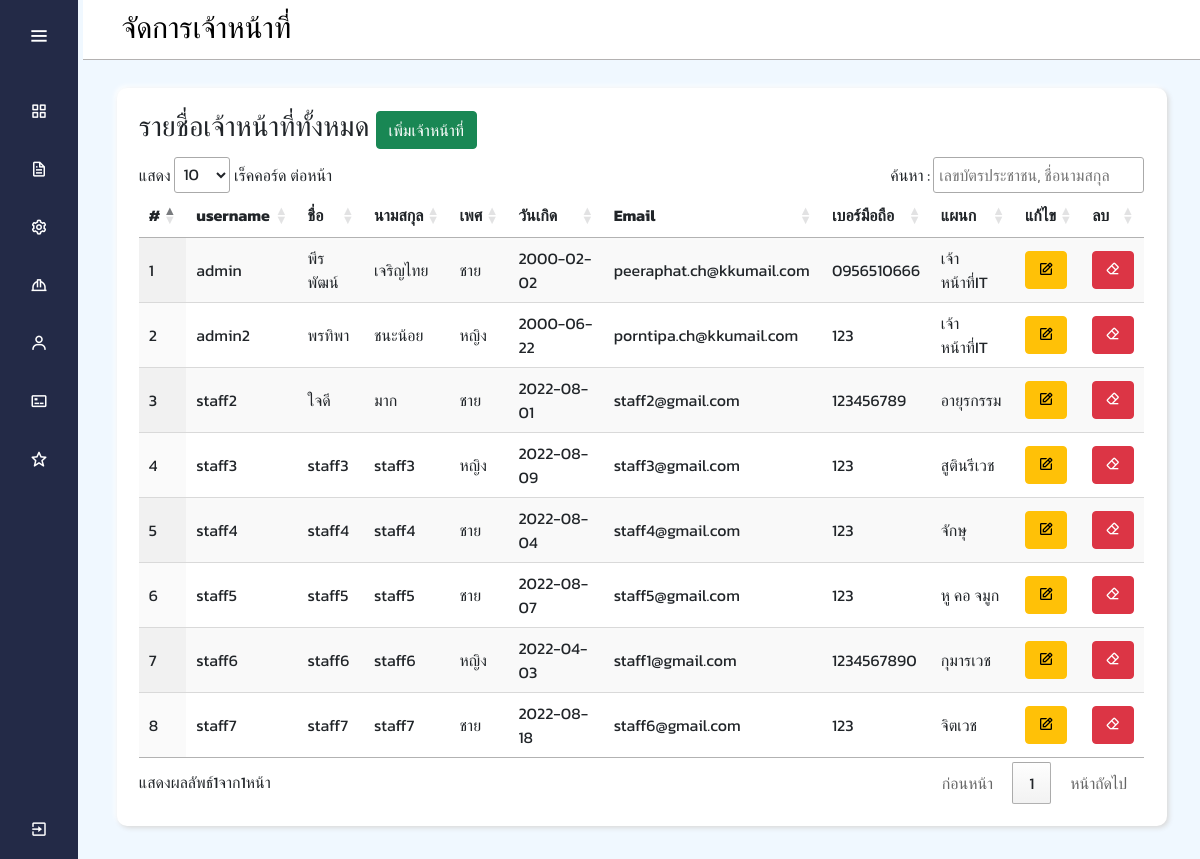
The app's page /admin/staff.php with its own data.
### tables this page shows
CREATE TABLE `staff` (
  `sf_username` varchar(13) NOT NULL,
  `sf_Fname` varchar(45) NOT NULL,
  `sf_Lname` varchar(45) NOT NULL,
  `sf_gender` varchar(45) NOT NULL,
  `sf_Birthday` date NOT NULL,
  `sf_Email` varchar(45) NOT NULL,
  `sf_tel` varchar(10) NOT NULL,
  `sf_password` varchar(45) NOT NULL,
  `dp_id` int(2) NOT NULL
);

CREATE TABLE `department` (
  `dp_id` int(11) NOT NULL,
  `dp_name` varchar(45) NOT NULL,
  `dp_img` varchar(45) NOT NULL
);

### admin/staff.php (the view, shortened to what this page needs)
<!DOCTYPE html>
<html lang="en">
<head>
    <link rel="stylesheet" type="text/css" href="../assets/css/admin_staff.css">
    <link href="https://cdn.jsdelivr.net/npm/bootstrap@5.1.3/dist/css/bootstrap.min.css" rel="stylesheet">
    <link href="https://cdn.jsdelivr.net/npm/bootstrap@5.0.2/dist/css/bootstrap.min.css" rel="stylesheet">
    <link rel="stylesheet" type="text/css" href="https://cdn.datatables.net/1.10.21/css/jquery.dataTables.min.css" />
</head>
<body>
    <?php
    include "./menu.php";
    ?>
    <section class="home-section">
        <div class="top-con">
            <p>จัดการเจ้าหน้าที่</p>
        </div>
        <div class="con">
            <h3>รายชื่อเจ้าหน้าที่ทั้งหมด
                <button type="button" class="btn btn-success" data-bs-toggle='modal' data-bs-target="#insertModal">
                    เพิ่มเจ้าหน้าที่
                </button>
            </h3>
            <div class="table-responsive">
                <table id="myTable" class="display" style="width: 100%;">
                    <thead>
                        <tr>
                            <th>#</th>
                            <th>username</th>
                            <th>ชื่อ</th>
                            <th>นามสกุล</th>
                            <th>เพศ</th>
                            <th>วันเกิด</th>
                            <th>Email</th>
                            <th>เบอร์มือถือ</th>
                            <th>แผนก</th>
                            <th>แก้ไข</th>
                            <th>ลบ</th>
                        </tr>
                    </thead>
                    <tbody>
                        <form method="post">
                            <?php
                            include "../connectDB/connectDB.php";
                            $i = 1;
                            $sql = "SELECT staff.sf_username,
                            staff.sf_Fname,
                            staff.sf_Lname,
                            staff.sf_gender,
                            staff.sf_Birthday,
                            staff.sf_Email,
                            staff.sf_tel,
                            department.dp_name
                            FROM staff
                            JOIN department ON staff.dp_id = department.dp_id";
                            $rs = mysqli_query($conn, $sql);
                            while ($row = mysqli_fetch_row($rs)) {
                                echo "<tr>
                                    <td>$i</td>
                                    <td>$row[0]</td>
                                    <td>$row[1]</td>
                                    <td>$row[2]</td>
                                    <td>$row[3]</td>
                                    <td>$row[4]</td>
                                    <td>$row[5]</td>
                                    <td>$row[6]</td>
                                    <td>$row[7]</td>
                            "
                            ?>
                                <td>
                                    <a href='./edit_staff.php?id=<?php echo $row[0] ?>'>
                                        <button type='button' class='btn btn-warning edit_btn' style='margin-right: 5px;'>
                                            <i class='bx bx-edit'></i>
                                        </button>
                                    </a>
                                </td>
                                <td>
                                    <a href='?action=delete&id=<?php echo $row[0] ?>'>
                                        <button type='button' class='btn btn-danger'>
                                            <i class='bx bx-eraser'></i>
                                        </button>
                                    </a>
                                </td>
                            <?php
                                echo "</tr>";
                                $i++;
                            }
                            ?>
                        </form>
                    </tbody>
                </table>
            </div>
        </div>
    </section>
</body>
</html>

### assets/css/admin_menu.css (style rules this page uses)
* { margin: 0; padding: 0; box-sizing: border-box; font-family: 'Kanit', sans-serif; }
body { background-color: aliceblue; }
.home-section { position: relative; min-height: 100vh; left: 83px; width: calc(100% - 83px); transition: all 0.5s ease; }
.home-section .top-con { height: 60px; margin-bottom: 2.5%; padding-bottom: 50px; background-color: #fff; border-bottom: solid 1px rgb(179, 177, 177); }
.home-section .top-con p { display: inline-block; color: black; font-size: 30px; font-weight: 300; margin-left: 3%; padding: 5px; }
.con { padding: 2%; margin: 1% 3% 3% 3% !important; border-radius: 10px; background-color: #fff; box-shadow: 2px 2px 5px #d9d9d9, -2px -2px 5px #ffffff !important; }

### records on screen
staff: sf_username "admin", sf_Fname "พีรพัฒน์", sf_Lname "เจริญไทย", sf_gender "ชาย", sf_Birthday "2000-02-02", sf_Email "peeraphat.ch@kkumail.com", sf_tel "0956510666", dp.dp_name "เจ้าหน้าที่IT"
staff: sf_username "admin2", sf_Fname "พรทิพา", sf_Lname "ชนะน้อย", sf_gender "หญิง", sf_Birthday "2000-06-22", sf_Email "porntipa.ch@kkumail.com", sf_tel "123", dp.dp_name "เจ้าหน้าที่IT"
staff: sf_username "staff2", sf_Fname "ใจดี", sf_Lname "มาก", sf_gender "ชาย", sf_Birthday "2022-08-01", sf_Email "staff2@gmail.com", sf_tel "123456789", dp.dp_name "อายุรกรรม"
staff: sf_username "staff3", sf_Fname "staff3", sf_Lname "staff3", sf_gender "หญิง", sf_Birthday "2022-08-09", sf_Email "staff3@gmail.com", sf_tel "123", dp.dp_name "สูตินรีเวช"
staff: sf_username "staff4", sf_Fname "staff4", sf_Lname "staff4", sf_gender "ชาย", sf_Birthday "2022-08-04", sf_Email "staff4@gmail.com", sf_tel "123", dp.dp_name "จักษุ"
staff: sf_username "staff5", sf_Fname "staff5", sf_Lname "staff5", sf_gender "ชาย", sf_Birthday "2022-08-07", sf_Email "staff5@gmail.com", sf_tel "123", dp.dp_name "หู คอ จมูก"
staff: sf_username "staff6", sf_Fname "staff6", sf_Lname "staff6", sf_gender "หญิง", sf_Birthday "2022-04-03", sf_Email "staff1@gmail.com", sf_tel "1234567890", dp.dp_name "กุมารเวช"
staff: sf_username "staff7", sf_Fname "staff7", sf_Lname "staff7", sf_gender "ชาย", sf_Birthday "2022-08-18", sf_Email "staff6@gmail.com", sf_tel "123", dp.dp_name "จิตเวช"
